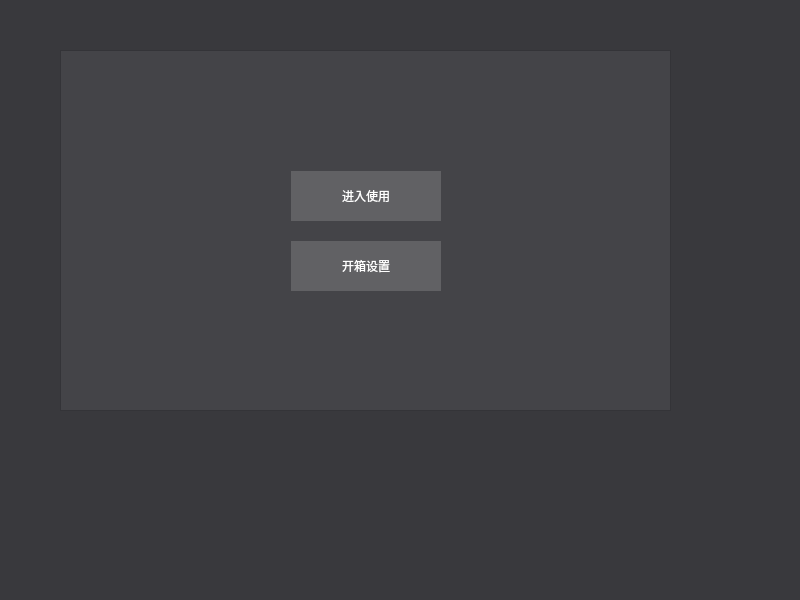
<?xml version="1.0" encoding="UTF-8"?>
<ui version="4.0">
 <class>AA_LoadForm</class>
 <widget class="QWidget" name="AA_LoadForm">
  <property name="geometry">
   <rect>
    <x>0</x>
    <y>0</y>
    <width>800</width>
    <height>600</height>
   </rect>
  </property>
  <property name="windowTitle">
   <string>Form</string>
  </property>
  <property name="styleSheet">
   <string notr="true">QWidget#AA_LoadForm{
	
	background-color: rgb(57, 57, 61);
}
</string>
  </property>
  <widget class="QFrame" name="frameLoad">
   <property name="geometry">
    <rect>
     <x>60</x>
     <y>50</y>
     <width>611</width>
     <height>361</height>
    </rect>
   </property>
   <property name="styleSheet">
    <string notr="true">QFrame#frameLoad{
	
	background-color: rgb(68, 68, 72);
}
QPushButton{
	border:none;
	color: rgb(255, 255, 255);
	font: 9pt &quot;微软雅黑&quot;;
	background-color: rgb(97, 97, 100);
}
QPushButton:hover{
	border:none;
	color: rgb(255, 255, 255);
	font: 9pt &quot;微软雅黑&quot;;
	background-color: rgb(107, 106, 101);
}
QPushButton:pressed{
	border:none;
	color: rgb(255, 255, 255);
	font: 9pt &quot;微软雅黑&quot;;
	background-color: rgb(59, 58, 63);
}</string>
   </property>
   <property name="frameShape">
    <enum>QFrame::StyledPanel</enum>
   </property>
   <property name="frameShadow">
    <enum>QFrame::Raised</enum>
   </property>
   <layout class="QGridLayout" name="gridLayout">
    <property name="verticalSpacing">
     <number>20</number>
    </property>
    <item row="0" column="1">
     <spacer name="verticalSpacer">
      <property name="orientation">
       <enum>Qt::Vertical</enum>
      </property>
      <property name="sizeHint" stdset="0">
       <size>
        <width>20</width>
        <height>78</height>
       </size>
      </property>
     </spacer>
    </item>
    <item row="1" column="0">
     <spacer name="horizontalSpacer">
      <property name="orientation">
       <enum>Qt::Horizontal</enum>
      </property>
      <property name="sizeHint" stdset="0">
       <size>
        <width>166</width>
        <height>20</height>
       </size>
      </property>
     </spacer>
    </item>
    <item row="1" column="1">
     <widget class="QPushButton" name="btnLoad">
      <property name="minimumSize">
       <size>
        <width>150</width>
        <height>50</height>
       </size>
      </property>
      <property name="maximumSize">
       <size>
        <width>150</width>
        <height>50</height>
       </size>
      </property>
      <property name="text">
       <string>进入使用</string>
      </property>
     </widget>
    </item>
    <item row="1" column="2">
     <spacer name="horizontalSpacer_2">
      <property name="orientation">
       <enum>Qt::Horizontal</enum>
      </property>
      <property name="sizeHint" stdset="0">
       <size>
        <width>127</width>
        <height>20</height>
       </size>
      </property>
     </spacer>
    </item>
    <item row="2" column="0">
     <spacer name="horizontalSpacer_3">
      <property name="orientation">
       <enum>Qt::Horizontal</enum>
      </property>
      <property name="sizeHint" stdset="0">
       <size>
        <width>166</width>
        <height>20</height>
       </size>
      </property>
     </spacer>
    </item>
    <item row="2" column="1">
     <widget class="QPushButton" name="btnFirst">
      <property name="minimumSize">
       <size>
        <width>150</width>
        <height>50</height>
       </size>
      </property>
      <property name="maximumSize">
       <size>
        <width>150</width>
        <height>50</height>
       </size>
      </property>
      <property name="text">
       <string>开箱设置</string>
      </property>
     </widget>
    </item>
    <item row="2" column="2">
     <spacer name="horizontalSpacer_4">
      <property name="orientation">
       <enum>Qt::Horizontal</enum>
      </property>
      <property name="sizeHint" stdset="0">
       <size>
        <width>166</width>
        <height>20</height>
       </size>
      </property>
     </spacer>
    </item>
    <item row="3" column="1">
     <spacer name="verticalSpacer_2">
      <property name="orientation">
       <enum>Qt::Vertical</enum>
      </property>
      <property name="sizeHint" stdset="0">
       <size>
        <width>20</width>
        <height>78</height>
       </size>
      </property>
     </spacer>
    </item>
   </layout>
  </widget>
 </widget>
 <resources/>
 <connections/>
</ui>
